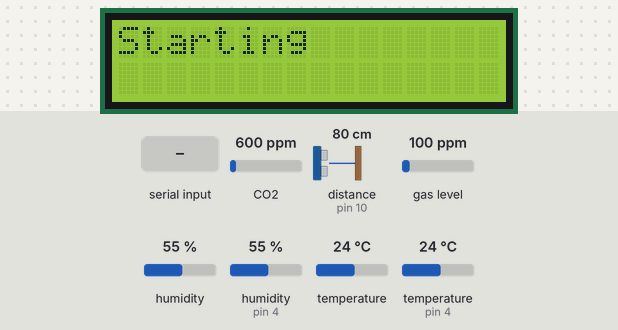
Bench run of a sketch on a simulated Arduino Uno, built with avr-gcc and run on an emulated ATmega328P. Shown: 16×2 character LCD. Inputs (shaded band) come from the test bench; at power-on: CO2 600 ppm, distance to the obstacle (sensor on pin 10) 80 cm, gas level 100 ppm, humidity 55 %, humidity (sensor on pin 4) 55 %, temperature 24 °C, temperature (sensor on pin 4) 24 °C. The echo pulse lasts 58.3 µs per cm; the modem accepts every AT command (registered, SIM ready, sends succeed) and sends nothing else; what the sketch prints to the serial monitor is not drawn.

Above: at 0.1 s.
At 4.9 s:
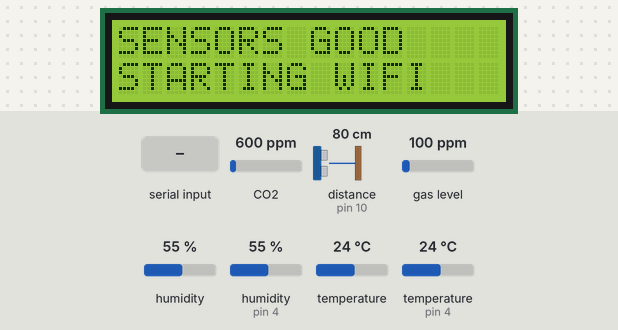
5.0 s: "1\n" received over the second serial link
At 31.9 s:
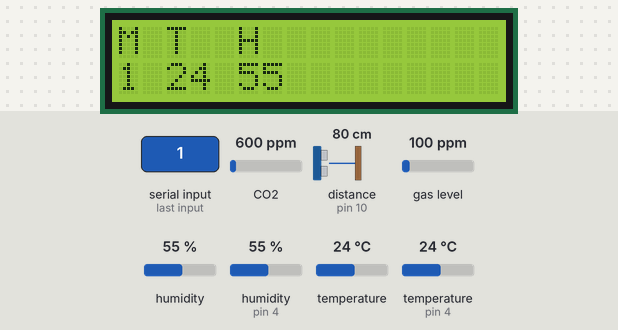
Timing chart, 0 to 32.9 s (numbered marks = the images above; inputs shaded):
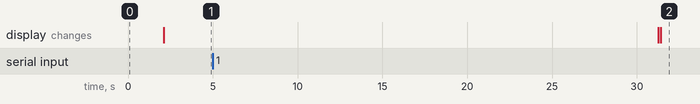

The sketch:

proj.ino
```cpp
#include <ScioSense_ENS160.h>
#include <Wire.h>
#include <SoftwareSerial.h>
#include <ArduinoJson.h>
#include <LiquidCrystal_I2C.h>
#include <DHT.h>
#include <Adafruit_AHTX0.h>

#define trigPin 9
#define echoPin 10
float duration, distance;

#define distanceThresh 5
bool motion = false;

//used for json parsing
#define JSON_BUF_SIZE 128  //this is the hard limit of information we are allowed to send
StaticJsonDocument<JSON_BUF_SIZE> doc;

char jsonBuffer[JSON_BUF_SIZE];

//the ens160 and aht sensors are located on the same chip using the magic of I2C
ScioSense_ENS160 ens160(ENS160_I2CADDR_0);
Adafruit_AHTX0 aht;
#define DHTPIN 4

DHT dht(DHTPIN, DHT22);

float tempC;
float humidity;


//these intervals tell us when we should send data. When the
const unsigned long sonicInterval = 100;    //how often the ultrasonic Sensor polls
const unsigned long sensorInterval = 5000;  //how often the sensors update
const unsigned long sendInterval = 10000;   //how often the esp-01s sends data

//these store the last time the part updated in ms. When the value is greater than the interval, it means that we should update
unsigned long lastSonic = 0;
unsigned long lastSens = 5000;
unsigned long lastSend = 2050;

LiquidCrystal_I2C lcd(0x27, 16, 2);  //onboard display


SoftwareSerial esp(2, 3);  // TX, RX. We directly interface with the esp-01s through a command interface


//cheap little hack to save on ram, much help from https://forum.arduino.cc/t/string-or-not-to-string-or-how-the-hell-do-i-not-use-string/629554/4
//this lets us send commands with formating, without having to use the String class and waste dynamic memory
#define SENDCMD(x, y, ...) \
  do { \
    char _buf[64]; \
    snprintf(_buf, sizeof(_buf), x, ##__VA_ARGS__); \
    sendCommand(_buf, y); \
  } while (0);
//sends a command, blocking for a certain amount of time before continuing
void sendCommand(const char* cmd, int delayTime) {
  esp.println(cmd);
  delay(delayTime);
  while (esp.available()) {
    Serial.write(esp.read());
  }
}
void setup() {
  pinMode(trigPin, OUTPUT);
  pinMode(echoPin, INPUT);
  Serial.begin(9600);  // USB serial
  esp.begin(9600);

  lcd.init();
  lcd.backlight();
  lcd.setCursor(0, 0);
  lcd.print("Starting");

  while (!Serial)
    delay(100);
  Serial.println("starting");
  if (!ens160.begin()) {  //if we get a fail, print an error then halt everything
    lcd.setCursor(0, 0);
    lcd.print(F("ENS FAILED"));

    Serial.println(F("ENS failed\n"));
    while (1);  //instead of exit(), we block indefinitely.
  }
  ens160.setMode(ENS160_OPMODE_STD);  //the ens takes some time to boot, this is a safety
  delay(1000);
  ens160.measure(true);
  delay(1000);
  if (!aht.begin()) {
    lcd.setCursor(0, 0);
    lcd.print(F("AHT FAILED"));

    Serial.println(F("AHT FAILED\n"));
    while (1)
      ;
  }

  dht.begin();  //not the same as the begin() above
  lcd.clear();
  lcd.setCursor(0, 0);
  lcd.print(F("SENSORS GOOD"));
  lcd.setCursor(0, 1);
  lcd.print(F("STARTING WIFI"));
  Serial.println(F("Sensors initialized"));

  // Connect to the internet.
  // These functions assume the connection already exists and doesn't do any error parsing or handling.
  // If the Arduino seems to be recording data but not sending any info, check the connection and restart.
  SENDCMD("AT", 1000);  // station mode
  SENDCMD("AT+CWMODE=1", 1000);
  SENDCMD("AT+CWLAP", 5000);
  SENDCMD("AT+CWJAP=\"Aaron Aml’s Arma\",\"Jamal@2134\"", 15000);  //log into the internet (my hotspot)
  SENDCMD("AT+CIFSR", 3000);                             // print ESP IP
  SENDCMD("AT+CIPSTART=\"TCP\",\"172.20.10.12\",5000", 3000);

  SENDCMD("AT+CIPSEND=7", 1000);
  esp.print("ready\r\n");
  lcd.clear();
  lcd.setCursor(0, 0);
}

void loop() {
  unsigned long now = millis();
  //while (esp.available()) {
  //  Serial.write(esp.read());
  //}
  //we want this to run faster than the other sensors
  //The sonic sensor runs every 100 ms, and
  if (now - lastSonic >= sonicInterval) {
    digitalWrite(trigPin, LOW);
    delayMicroseconds(2);
    digitalWrite(trigPin, HIGH);
    delayMicroseconds(10);
    digitalWrite(trigPin, LOW);
    duration = pulseIn(echoPin, HIGH, 30000);
    if (duration != 0) {                              //sometimes, pulsein can take too long.
      long newDist = (duration * .0343) / 2;          //get the value of the sensor in centimeters
      if (abs(newDist - distance) >= distanceThresh)  //if the new distance and the old distance have a difference of over the threshold, then some motion must have occurred
        motion = true;
      distance = newDist;
    }
    lastSonic = now;  //update the timer
  }
  if (now - lastSens >= sensorInterval) {
    humidity = dht.readHumidity();  //percentage (relative)
    tempC = dht.readTemperature();  //units of degrees C

    if (ens160.available()) {  //the ens sensor is finicky and isn't always ready to send data for some reason
      // There are 2 temperature/humidity sensors on this device, a DHT sensor and an AHT sensor that is part of the ens160 chip.
      // The DHT sensor is what the sensor actually sends to the server, however the AHT sensor is needed to calibrate the ens160 chip.
      // We can't use the AHT sensor for accurate data as the ens160 chip heats up at an absurd rate, causing it to be up to 3 degrees Celsius off.
      // (which is probably why it has a temperature chip for calibration)
      sensors_event_t h, t;
      aht.getEvent(&h, &t);
      ens160.set_envdata(t.temperature, h.relative_humidity);
      ens160.measure(true);
      ens160.measureRaw(true);
    }
    lcd.setCursor(0,0);
    lcd.print(F("M "));  //using constant positions for printing. if a value is too big, this will break, but the sensor is also probably going to be cooked at that point
    lcd.print(F("T  "));
    lcd.print(F("H  "));

    lcd.setCursor(0, 1);
    lcd.print(motion);
    lcd.setCursor(2, 1);
    lcd.print(int(tempC));
    lcd.print(F("      ")); // clear any dead characters in front

    lcd.setCursor(5, 1);
    lcd.print(int(humidity));
    lcd.print(F("      "));
    lastSens = now;
  }
  // Read AHT, dont fire if sens just did, in order to reduce high instantaneous voltage spikes
  if (now - lastSend >= sendInterval && !(sensorInterval < 25)) {
    doc["humidity"] = humidity;
    doc["temperatureC"] = tempC;
    // Only read when ready
    doc["motion"] = motion;
    motion = false;  //data has been sent, reset motion
    doc["AQI"] = ens160.getAQI(); //for some reason, it uses the German AQI-UBA standard,
    doc["TVOC"] = ens160.getTVOC();  //units of ppb

    doc["eCO2"] = ens160.geteCO2();  //units of ppm


    size_t n = serializeJson(doc, jsonBuffer, sizeof(jsonBuffer) - 1);  //create the JSON element from the information within doc
    jsonBuffer[n] = '\n';

    SENDCMD("AT+CIPSEND=%i", 2000, n + 1);   //tell ESP-01S what we are about to send
    esp.write((uint8_t*)jsonBuffer, n + 1);  //write in the whole buffer of info
    Serial.print("\n");
    Serial.println(jsonBuffer);
    lastSend = now;
  }
}
```
